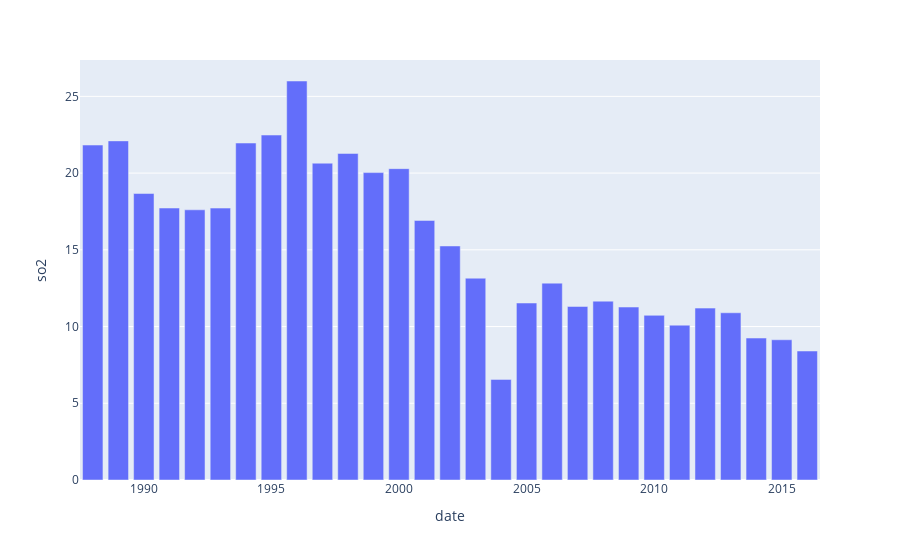

Notebook code for this chart:
### Code cell
year_wise_df = df.resample('Y').mean()
px.bar(year_wise_df,x=year_wise_df.index,y='so2',title='Year wise SO2 concentration')

### Figure 1 — Plotly figure (JSON) as saved in the notebook; plotly's stock layout.template omitted (floating-point values rounded to 4 significant figures)
{"data": [{"alignmentgroup": "True", "hovertemplate": "date=%{x}<br>so2=%{y}<extra></extra>", "legendgroup": "", "marker": {"color": "#636efa", "pattern": {"shape": ""}}, "name": "", "offsetgroup": "", "orientation": "v", "showlegend": false, "textposition": "auto", "type": "bar", "x": ["1987-12-31T00:00:00", "1988-12-31T00:00:00", "1989-12-31T00:00:00", "1990-12-31T00:00:00", "1991-12-31T00:00:00", "1992-12-31T00:00:00", "1993-12-31T00:00:00", "1994-12-31T00:00:00", "1995-12-31T00:00:00", "1996-12-31T00:00:00", "1997-12-31T00:00:00", "1998-12-31T00:00:00", "1999-12-31T00:00:00", "2000-12-31T00:00:00", "2001-12-31T00:00:00", "2002-12-31T00:00:00", "2003-12-31T00:00:00", "2004-12-31T00:00:00", "2005-12-31T00:00:00", "2006-12-31T00:00:00", "2007-12-31T00:00:00", "2008-12-31T00:00:00", "2009-12-31T00:00:00", "2010-12-31T00:00:00", "2011-12-31T00:00:00", "2012-12-31T00:00:00", "2013-12-31T00:00:00", "2014-12-31T00:00:00", "2015-12-31T00:00:00"], "xaxis": "x", "y": [21.83, 22.1, 18.67, 17.72, 17.61, 17.72, 21.96, 22.48, 26.0, 20.65, 21.28, 20.03, 20.29, 16.91, 15.25, 13.15, 6.557, 11.53, 12.83, 11.31, 11.65, 11.27, 10.73, 10.09, 11.2, 10.9, 9.25, 9.138, 8.406], "yaxis": "y"}], "layout": {"barmode": "relative", "legend": {"tracegroupgap": 0}, "margin": {"t": 60}, "xaxis": {"anchor": "y", "domain": [0, 1], "title": {"text": "date"}}, "yaxis": {"anchor": "x", "domain": [0, 1], "title": {"text": "so2"}}}}
